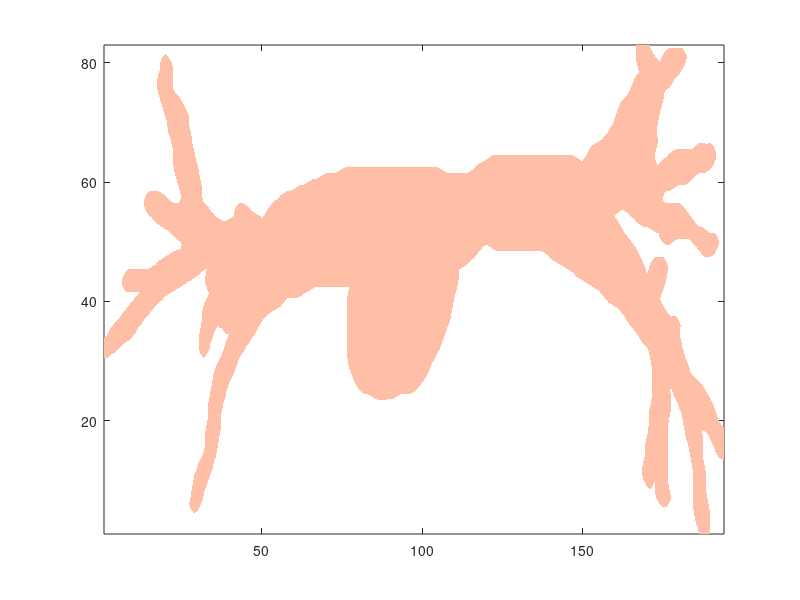

This figure's MATLAB source: (Note: this script raises an error after producing the figure.)
close all
clear all

% Jazda kamery w drzewie oskrzelowym po ścieżce
load vol_sc; vol = squeeze(vol_sc); clear vol_sc; size(vol),
load PTH;
load PTHs;
load('lok_tab_ct'); % zniekształcenia geometryczne kamery
LineWidth = 3;
is_tr = 0.5; % próg do izosurfice

SE = strel('ball', 1, 1);
N = 3; SE = ones(N, N, N);
SE
vol = imdilate(vol, SE); % pogrubienie drzewa

% Wygładzenie 3-D
tic, vol = smooth3(vol, 'box', 3); toc

FV = isosurface(vol, is_tr);

% Przygotowanie figury do wizualizacji zewnętrznej
figure(1);
hiso = patch(FV, 'FaceColor', [1, .75, .65], 'EdgeColor', 'none');
axis tight; box on
camproj perspective;
daspect([1 1 1]);
lighting phong;
view([0, -83])
hlight = camlight('headlight');
material DULL;

% Przygotowanie do nagrywania wideo
v = VideoWriter('bronchus_animation.avi');
v.FrameRate = 60;
open(v);

% Animacja z rotacją wokół osi najgrubszego oskrzela
for angle = 0:360
    view(angle, 30);
    camlight(hlight, 'headlight');
    drawnow;
    frame = getframe(gcf);
    writeVideo(v, frame);
end


% Jazda kamery w drzewie oskrzelowym - wolniej
ofset = 5;
num_frames = 1000;
step_size = 0.1; % zmniejszenie kroku ruchu kamery
camva(45)
for k = 1:step_size:num_frames
    idx = round(k);
    if (idx + ofset) <= size(PTHs, 1)
        campos([PTHs(idx, 2), PTHs(idx, 1), PTHs(idx, 3)]);
        camtarget([PTHs(idx + ofset, 2), PTHs(idx + ofset, 1), PTHs(idx + ofset, 3)]);
        camlight(hlight, 'headlight');
        drawnow;
        frame = getframe(gcf);
        writeVideo(v, frame);
    end
end

% Zamknięcie pliku wideo
close(v);

disp('Animacja zapisana do pliku bronchus_animation.avi');
